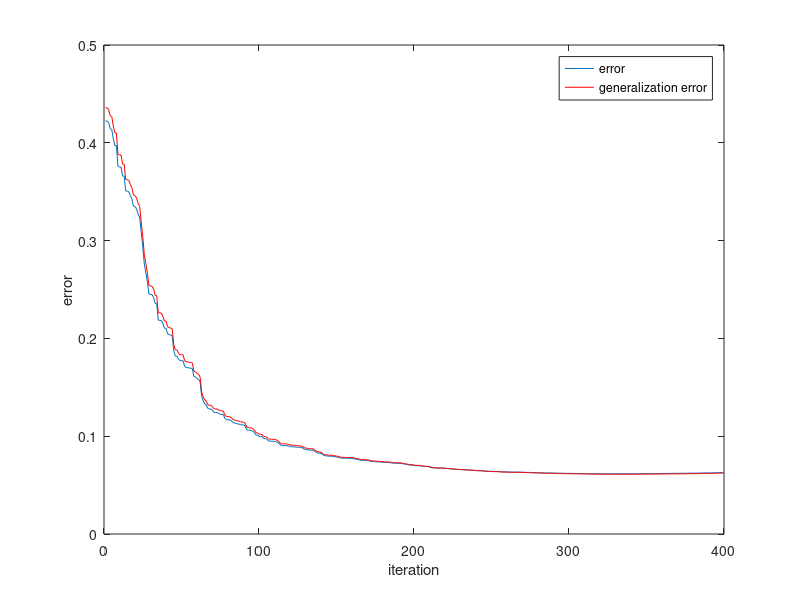

MATLAB code for this plot:
clc
clear
close all
load('data3.mat')

%set parameters
learning_rate = 0.05;
p = 400; %number of points to train on
determine_error = true;
determine_generalization_error = true;

n_dimensions = size(xi,1);
n_datapoints = size(xi,2);

%initialize weights: independent random vectors with |w|^2 = 1
weight_1 = rand(n_dimensions,1);
weight_1 = weight_1/norm(weight_1); %correct?
weight_2 = rand(n_dimensions,1);
weight_2 = weight_2/norm(weight_2); %correct?


random_order = randperm(p);
iter = 1;
for n = random_order
    %determine error
    input = xi(:,n);
    predicted_label = tanh(dot(input, weight_1)) + tanh(dot(input, weight_2));
    actual_label = tau(n);
    error_contribution = ((predicted_label - actual_label)^2)/2;
    
    %update weights
    weight_1 = weight_1 - learning_rate .* weight_1 .* error_contribution;
    weight_2 = weight_2 - learning_rate .* weight_2 .* error_contribution;
    
    %determine overall error (cost-function)
    if determine_error == true        
        error(iter) = 0;
        for i = 1:p
            input = xi(:,i);
            predicted_label = tanh(dot(input, weight_1)) + tanh(dot(input, weight_2));
            actual_label = tau(i);
            error(iter) = error(iter) + (predicted_label - actual_label)^2;
        end    
        error(iter) = (1/p)*(1/2)*error(iter);
    end
    
    %generalization error
    if determine_generalization_error == true
        generalization_error(iter) = 0;
        Q = 100;
        for i = 1:p
            i = i + Q;
            input = xi(:,i);
            predicted_label = tanh(dot(input, weight_1)) + tanh(dot(input, weight_2));
            actual_label = tau(i);
            generalization_error(iter) = generalization_error(iter) + (predicted_label - actual_label)^2;
        end    
        generalization_error(iter) = (1/p)*(1/2)*generalization_error(iter);
    end
        
    iter = iter + 1;
    disp(iter);
end

if determine_error == true || determine_generalization_error == true
    plot(error);
    hold on
    plot(generalization_error, 'r');
    xlabel('iteration');
    ylabel('error');
    legend('error','generalization error');
end
